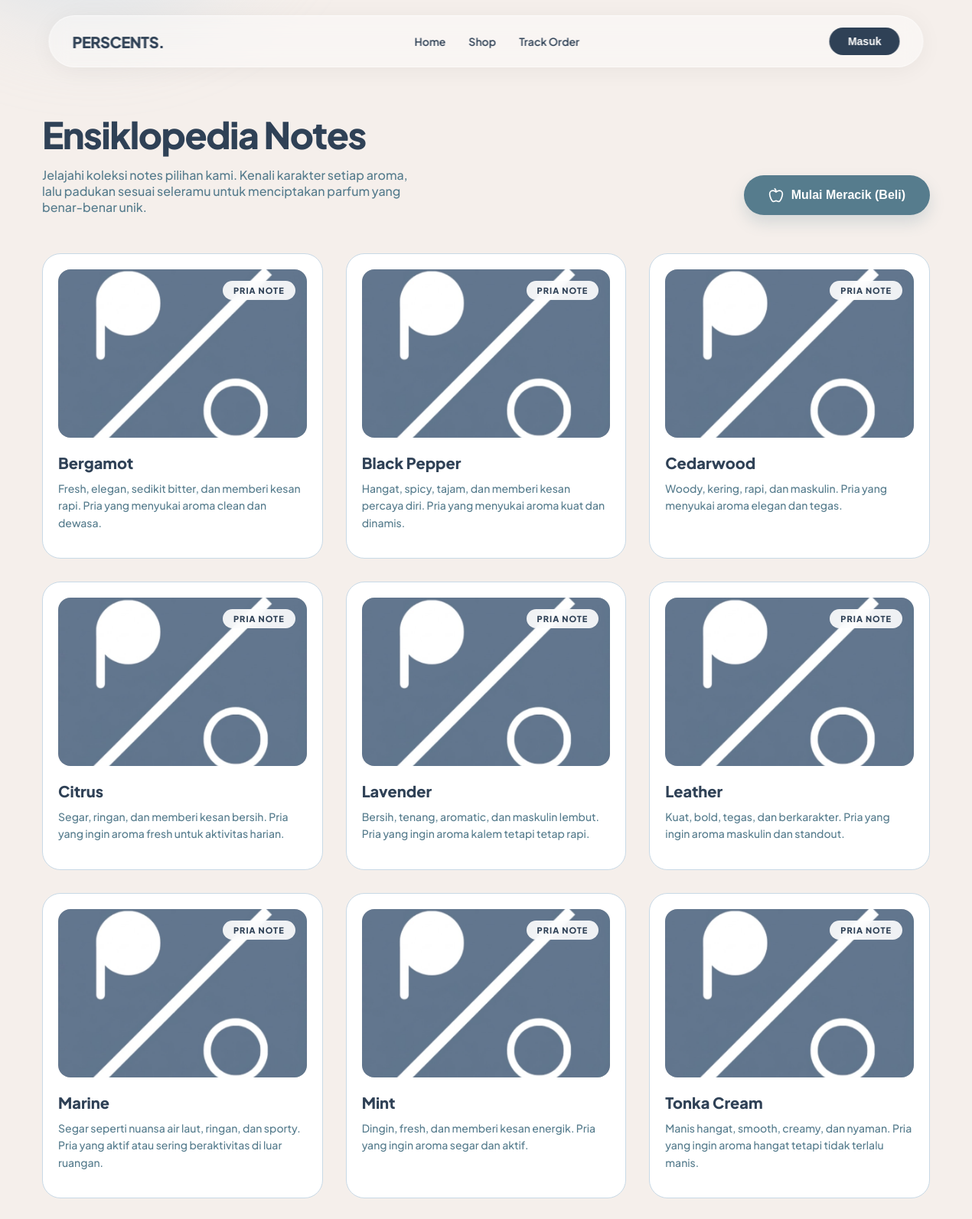
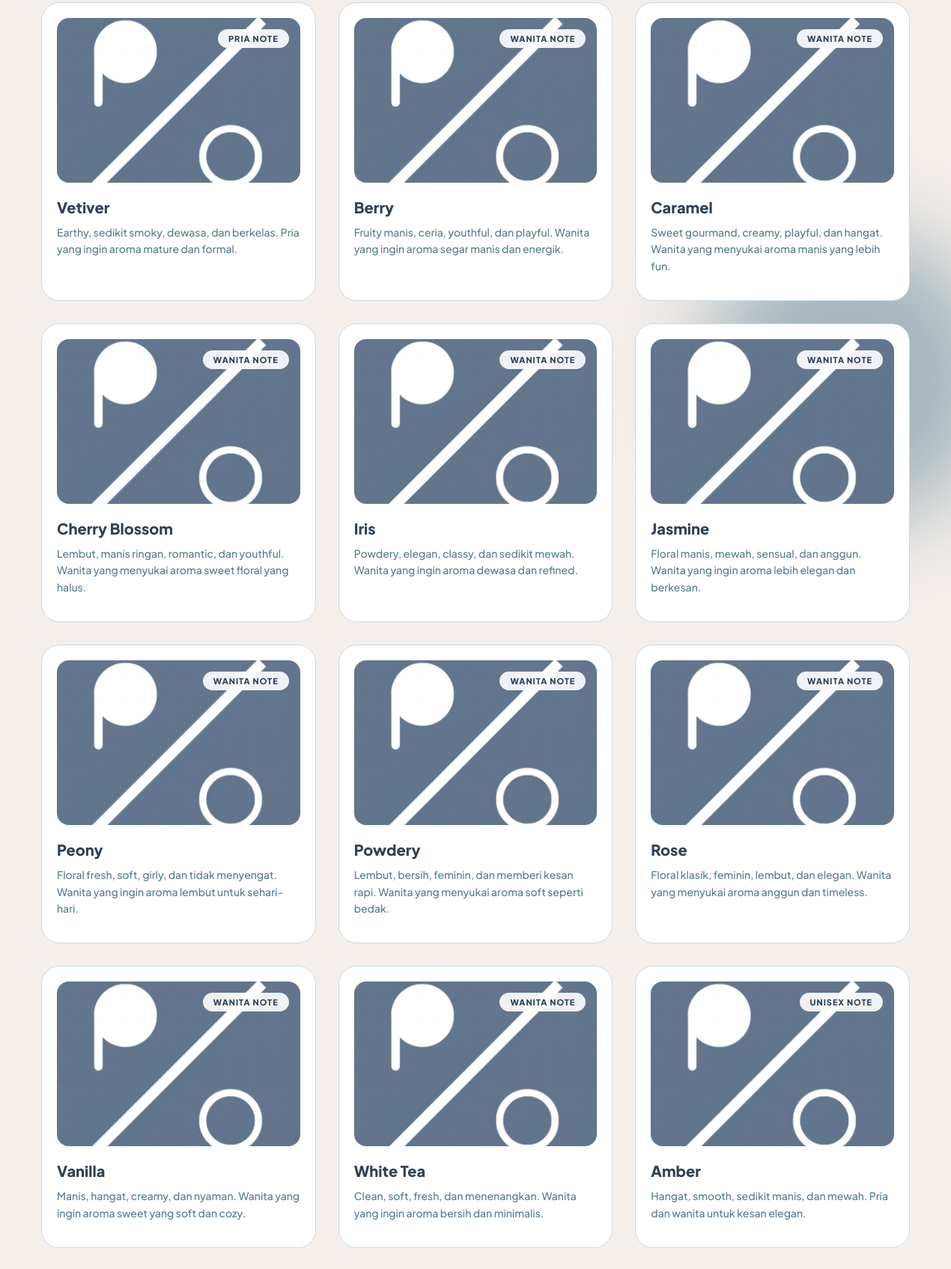
/customer/notes.php (upper part), run on the app's committed database (2 pictures, top to bottom).
### tables this page shows
CREATE TABLE IF NOT EXISTS `notes_aroma_custom` (
  `id` int(11) NOT NULL AUTO_INCREMENT,
  `nama` varchar(100) NOT NULL,
  `deskripsi` varchar(255) DEFAULT NULL,
  `kategori` enum('pria','wanita','unisex') DEFAULT NULL,
  `harga` int(11) NOT NULL,
  PRIMARY KEY (`id`)
);

### customer/notes.php (the view, shortened to what this page needs)
<?php
require_once '../config/koneksi.php';
$queryNotes = mysqli_query($conn, "SELECT * FROM notes_aroma_custom ORDER BY kategori ASC, nama ASC");
?>
<!DOCTYPE html>
<html lang="id">
<head>
</head>
<body>
    <div class="blob blob-1"></div>
    <nav>
        <div class="logo">PERSCENTS.</div>
        <div class="nav-links">
            <a href="index.php">Home</a>
            <a href="shop.php">Shop</a>
            <a href="track_order.php">Track Order</a>
        </div>
        <?php if(isset($_SESSION['pelanggan_id'])) : ?>
            <div class="nav-actions">
                <button class="btn-cart" onclick="window.location.href='keranjang.php'" aria-label="Keranjang">
                    <svg viewBox="0 0 24 24" fill="none" stroke="currentColor" stroke-width="2" stroke-linecap="round" stroke-linejoin="round"><circle cx="9" cy="21" r="1"></circle><circle cx="20" cy="21" r="1"></circle><path d="M1 1h4l2.68 13.39a2 2 0 0 0 2 1.61h9.72a2 2 0 0 0 2-1.61L23 6H6"></path></svg>
                </button>
                <button class="btn-profile" onclick="window.location.href='profil.php'" aria-label="Profilku">
                    <svg viewBox="0 0 24 24" fill="none" stroke="currentColor" stroke-width="2" stroke-linecap="round" stroke-linejoin="round"><path d="M20 21v-2a4 4 0 0 0-4-4H8a4 4 0 0 0-4 4v2"></path><circle cx="12" cy="7" r="4"></circle></svg>
                </button>
                <button class="btn-logout" onclick="window.location.href='logout.php'" aria-label="Logout">
                    <svg viewBox="0 0 24 24" fill="none" stroke="currentColor" stroke-width="2" stroke-linecap="round" stroke-linejoin="round"><path d="M9 21H5a2 2 0 0 1-2-2V5a2 2 0 0 1 2-2h4"></path><polyline points="16 17 21 12 16 7"></polyline><line x1="21" y1="12" x2="9" y2="12"></line></svg>
                </button>
            </div>
        <?php else : ?>
            <button class="btn-nav-login" onclick="window.location.href='login_pelanggan.php'">Masuk</button>
        <?php endif; ?>
    </nav>
    <div class="page-header">
        <div class="header-text">
            <h1>Ensiklopedia Notes</h1>
            <p>Jelajahi koleksi notes pilihan kami. Kenali karakter setiap aroma, lalu padukan sesuai seleramu untuk menciptakan parfum yang benar-benar unik.</p>
        </div>
        <button class="btn-beli" onclick="window.location.href='buat_custom.php'">
            Mulai Meracik (Beli)
        </button>
    </div>
    <div class="notes-grid">
        <?php
        if(mysqli_num_rows($queryNotes) > 0) {
            while($note = mysqli_fetch_assoc($queryNotes)) {
                $foto_path = (!empty($note['foto'])) ? '../' . $note['foto'] : '../assets/perscents_kotak.png';
                $badge_class = 'badge-default';
        ?>
        <div class="note-card">
            <div class="note-img-box">
                <div class="badge-kategori <?= $badge_class; ?>">
                    <?= htmlspecialchars($note['kategori']); ?> Note
                </div>
                <img src="<?= htmlspecialchars($foto_path); ?>" alt="<?= htmlspecialchars($note['nama']); ?>">
            </div>
            <div class="note-info">
                <h3><?= htmlspecialchars($note['nama']); ?></h3>
                <p><?= htmlspecialchars($note['deskripsi']); ?></p>
            </div>
        </div>
        <?php
            }
        } else {
            echo "<p style='grid-column: 1/-1; text-align: center; color: var(--teal);'>Belum ada data notes aroma di database.</p>";
        }
        ?>
    </div>
</body>
</html>

### customer/notes.php (style rules this page uses)
:root { --navy: #2F4156; --teal: #567C8D; --sky-blue: #C8D9E6; --beige: #F5EFEB; --white: #FFFFFF; --glass-bg: rgba(255, 255, 255, 0.4); --glass-border: rgba(255, 255, 255, 0.5); }
* { margin: 0; padding: 0; box-sizing: border-box; }
body { font-family: 'Plus Jakarta Sans', sans-serif; background-color: var(--beige); color: var(--navy); overflow-x: hidden; }
a { text-decoration: none; color: inherit; }
.blob { position: absolute; border-radius: 50%; filter: blur(60px); z-index: -1; opacity: 0.5; }
.blob-1 { top: -10%; left: -10%; width: 500px; height: 500px; background: var(--sky-blue); }
nav { position: fixed; top: 20px; left: 50%; transform: translateX(-50%); width: 90%; max-width: 1200px; padding: 15px 30px; display: flex; justify-content: space-between; align-items: center; z-index: 1000; background: var(--glass-bg); backdrop-filter: blur(12px); border: 1px solid var(--glass-border); border-radius: 100px; box-shadow: 0 4px 30px rgba(0, 0, 0, 0.05); }
.logo { font-size: 20px; font-weight: 800; color: var(--navy); letter-spacing: -0.5px; }
.nav-links { display: flex; gap: 30px; }
.nav-links a { font-size: 14px; font-weight: 600; color: var(--navy); transition: 0.3s; }
.btn-nav-login { padding: 10px 24px; background: var(--navy); color: var(--white); border-radius: 100px; font-weight: 700; font-size: 14px; transition: 0.3s; border: none; cursor: pointer; }
.page-header { max-width: 1200px; margin: 150px auto 50px; padding: 0 20px; display: flex; justify-content: space-between; align-items: flex-end; }
.header-text h1 { font-size: 48px; font-weight: 800; color: var(--navy); letter-spacing: -1.5px; line-height: 1.1; margin-bottom: 15px; }
.header-text p { font-size: 16px; color: var(--teal); font-weight: 500; max-width: 500px; }
.btn-beli { padding: 16px 32px; background: var(--teal); color: var(--white); border-radius: 100px; font-weight: 700; font-size: 16px; transition: 0.3s; display: inline-flex; align-items: center; gap: 10px; border: none; cursor: pointer; box-shadow: 0 10px 20px rgba(86, 124, 141, 0.2); }
.notes-grid { display: grid; grid-template-columns: repeat(auto-fill, minmax(280px, 1fr)); gap: 30px; max-width: 1200px; margin: 0 auto 100px; padding: 0 20px; }
.note-card { background: var(--white); border-radius: 24px; padding: 20px; border: 1px solid var(--sky-blue); transition: 0.3s; display: flex; flex-direction: column; }
.note-img-box { width: 100%; height: 220px; border-radius: 16px; background: var(--beige); overflow: hidden; margin-bottom: 20px; position: relative; }
.note-img-box img { width: 100%; height: 100%; object-fit: cover; }
.badge-kategori { position: absolute; top: 15px; right: 15px; padding: 6px 14px; border-radius: 100px; font-size: 11px; font-weight: 800; text-transform: uppercase; letter-spacing: 1px; backdrop-filter: blur(8px); }
.badge-default { background: rgba(255, 255, 255, 0.9); color: var(--navy); }
.note-info { flex: 1; display: flex; flex-direction: column; }
.note-info h3 { font-size: 20px; font-weight: 800; color: var(--navy); margin-bottom: 10px; }
.note-info p { font-size: 14px; color: var(--teal); line-height: 1.6; font-weight: 500; margin-bottom: 15px; flex: 1; }

### data on the page
notes_aroma_custom: kategori "PRIA", nama "Bergamot", deskripsi "Fresh, elegan, sedikit bitter, dan memberi kesan rapi. Pria yang menyukai aroma clean dan dewasa."
notes_aroma_custom: kategori "PRIA", nama "Black Pepper", deskripsi "Hangat, spicy, tajam, dan memberi kesan percaya diri. Pria yang menyukai aroma kuat dan dinamis."
notes_aroma_custom: kategori "PRIA", nama "Cedarwood", deskripsi "Woody, kering, rapi, dan maskulin. Pria yang menyukai aroma elegan dan tegas."
notes_aroma_custom: kategori "PRIA", nama "Citrus", deskripsi "Segar, ringan, dan memberi kesan bersih. Pria yang ingin aroma fresh untuk aktivitas harian."
notes_aroma_custom: kategori "PRIA", nama "Lavender", deskripsi "Bersih, tenang, aromatic, dan maskulin lembut. Pria yang ingin aroma kalem tetapi tetap rapi."
notes_aroma_custom: kategori "PRIA", nama "Leather", deskripsi "Kuat, bold, tegas, dan berkarakter. Pria yang ingin aroma maskulin dan standout."
notes_aroma_custom: kategori "PRIA", nama "Marine", deskripsi "Segar seperti nuansa air laut, ringan, dan sporty. Pria yang aktif atau sering beraktivitas di luar ruangan."
notes_aroma_custom: kategori "PRIA", nama "Mint", deskripsi "Dingin, fresh, dan memberi kesan energik. Pria yang ingin aroma segar dan aktif."
notes_aroma_custom: kategori "PRIA", nama "Tonka Cream", deskripsi "Manis hangat, smooth, creamy, dan nyaman. Pria yang ingin aroma hangat tetapi tidak terlalu manis."
notes_aroma_custom: kategori "PRIA", nama "Vetiver", deskripsi "Earthy, sedikit smoky, dewasa, dan berkelas. Pria yang ingin aroma mature dan formal."
notes_aroma_custom: kategori "WANITA", nama "Berry", deskripsi "Fruity manis, ceria, youthful, dan playful. Wanita yang ingin aroma segar manis dan energik."
notes_aroma_custom: kategori "WANITA", nama "Caramel", deskripsi "Sweet gourmand, creamy, playful, dan hangat. Wanita yang menyukai aroma manis yang lebih fun."
notes_aroma_custom: kategori "WANITA", nama "Cherry Blossom", deskripsi "Lembut, manis ringan, romantic, dan youthful. Wanita yang menyukai aroma sweet floral yang halus."
notes_aroma_custom: kategori "WANITA", nama "Iris", deskripsi "Powdery, elegan, classy, dan sedikit mewah. Wanita yang ingin aroma dewasa dan refined."
notes_aroma_custom: kategori "WANITA", nama "Jasmine", deskripsi "Floral manis, mewah, sensual, dan anggun. Wanita yang ingin aroma lebih elegan dan berkesan."
notes_aroma_custom: kategori "WANITA", nama "Peony", deskripsi "Floral fresh, soft, girly, dan tidak menyengat. Wanita yang ingin aroma lembut untuk sehari-hari."
notes_aroma_custom: kategori "WANITA", nama "Powdery", deskripsi "Lembut, bersih, feminin, dan memberi kesan rapi. Wanita yang menyukai aroma soft seperti bedak."
notes_aroma_custom: kategori "WANITA", nama "Rose", deskripsi "Floral klasik, feminin, lembut, dan elegan. Wanita yang menyukai aroma anggun dan timeless."
notes_aroma_custom: kategori "WANITA", nama "Vanilla", deskripsi "Manis, hangat, creamy, dan nyaman. Wanita yang ingin aroma sweet yang soft dan cozy."
notes_aroma_custom: kategori "WANITA", nama "White Tea", deskripsi "Clean, soft, fresh, dan menenangkan. Wanita yang ingin aroma bersih dan minimalis."
notes_aroma_custom: kategori "UNISEX", nama "Amber", deskripsi "Hangat, smooth, sedikit manis, dan mewah. Pria dan wanita untuk kesan elegan."
